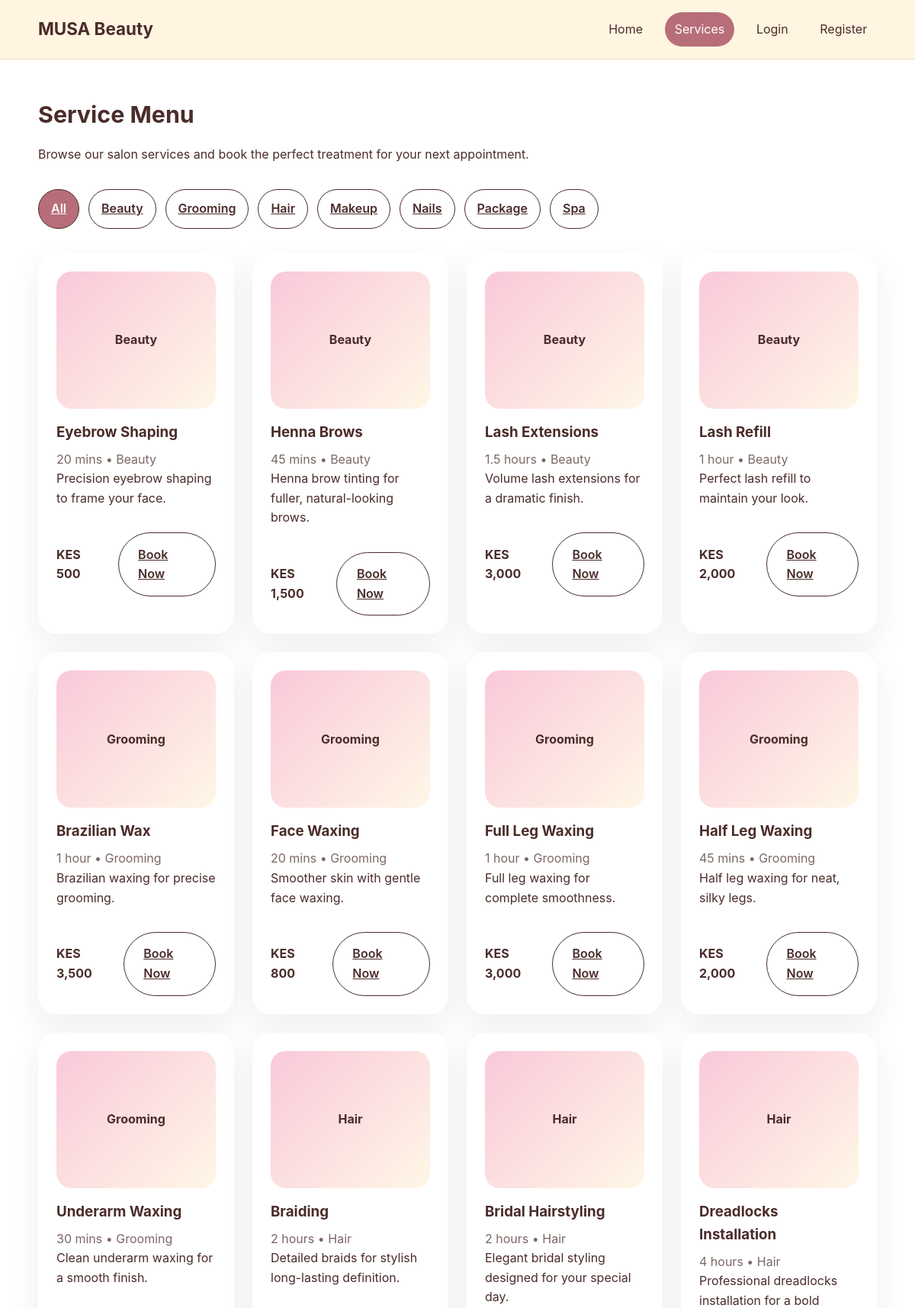
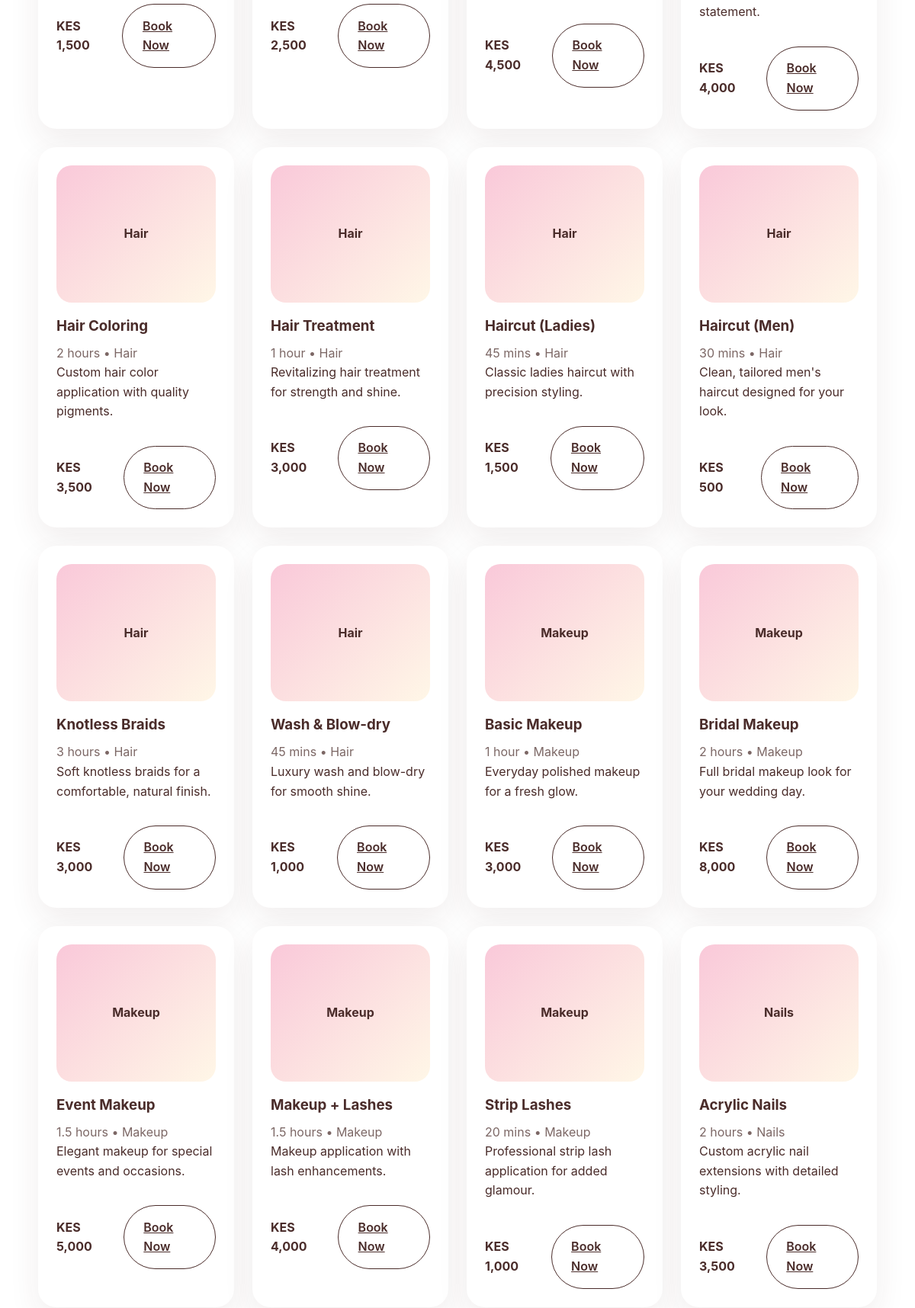
/services.php (upper part), run on the app's committed database (2 pictures, top to bottom).
### tables this page shows
CREATE TABLE IF NOT EXISTS services (
  id INT AUTO_INCREMENT PRIMARY KEY,
  name VARCHAR(150) NOT NULL,
  category VARCHAR(100) NOT NULL,
  price INT NOT NULL DEFAULT 0,
  duration VARCHAR(100) NOT NULL,
  description TEXT NOT NULL,
  image VARCHAR(255) DEFAULT NULL
);

### includes/service_functions.php (called while the page is built, shortened)
<?php
function fetchServices($pdo, $category = null) {
    $stmt = $pdo->query('SELECT * FROM services ORDER BY category, name');
    return $stmt->fetchAll();
}
function fetchServiceCategories($pdo) {
    $stmt = $pdo->query('SELECT DISTINCT category FROM services ORDER BY category');
    return $stmt->fetchAll(PDO::FETCH_COLUMN);
}

### services.php (the view, shortened to what this page needs)
<?php
require_once __DIR__ . '/includes/auth.php';
require_once __DIR__ . '/includes/service_functions.php';
$category = isset($_GET['category']) ? sanitize($_GET['category']) : '';
$services = fetchServices($pdo, $category ?: null);
$categories = fetchServiceCategories($pdo);
?>
<?php include __DIR__ . '/includes/header.php'; ?>
<section class="section section-light">
    <div class="container">
        <h1 class="section-title">Service Menu</h1>
        <p>Browse our salon services and book the perfect treatment for your next appointment.</p>
        <div class="category-filter" style="margin:2rem 0; display:flex; flex-wrap:wrap; gap:0.75rem;">
            <a href="/services.php" class="secondary-btn <?php echo $category === '' ? 'active' : ''; ?>">All</a>
            <?php foreach ($categories as $cat): ?>
                <a href="/services.php?category=<?php echo urlencode($cat); ?>" class="secondary-btn <?php echo $category === $cat ? 'active' : ''; ?>"><?php echo htmlspecialchars($cat); ?></a>
            <?php endforeach; ?>
        </div>
        <div class="services-grid card-grid">
            <?php foreach ($services as $service): ?>
                <article class="service-card card">
                    <?php if (!empty($service['image'])): ?>
                        <img src="<?php echo htmlspecialchars($service['image']); ?>" alt="<?php echo htmlspecialchars($service['name']); ?>" style="border-radius:20px; max-height:180px; object-fit:cover; width:100%;">
                    <?php else: ?>
                        <div style="height:180px; border-radius:20px; background: linear-gradient(135deg, rgba(248, 187, 208, 0.8), rgba(255, 245, 225, 0.8)); display:flex; align-items:center; justify-content:center; color: var(--deep-plum); font-weight:700;"><?php echo htmlspecialchars($service['category']); ?></div>
                    <?php endif; ?>
                    <div>
                        <h3><?php echo htmlspecialchars($service['name']); ?></h3>
                        <p class="service-meta"><?php echo htmlspecialchars($service['duration']); ?> • <?php echo htmlspecialchars($service['category']); ?></p>
                        <p><?php echo htmlspecialchars($service['description']); ?></p>
                    </div>
                    <div style="display:flex; justify-content:space-between; align-items:center; gap:1rem; margin-top:1rem;">
                        <strong>KES <?php echo number_format($service['price']); ?></strong>
                        <a href="/client/book_appointment.php?service_id=<?php echo $service['id']; ?>" class="secondary-btn">Book Now</a>
                    </div>
                </article>
            <?php endforeach; ?>
        </div>
    </div>
</section>
<?php include __DIR__ . '/includes/footer.php'; ?>

### assets/css/style.css (style rules this page uses)
:root { --soft-pink: #F8BBD0; --cream: #FFF5E1; --rose-gold: #B76E79; --deep-plum: #4A2C2A; --gold: #D4AF37; --white: #ffffff; --bg: #fcf5f2; --shadow: 0 16px 40px rgba(75, 44, 42, 0.08); }
* { box-sizing: border-box; margin: 0; padding: 0; }
body { font-family: 'Inter', system-ui, sans-serif; color: var(--deep-plum); background: var(--bg); line-height: 1.6; }
.container { width: min(1100px, calc(100% - 2rem)); margin: 0 auto; }
.primary-btn, .secondary-btn { border: none; border-radius: 999px; cursor: pointer; font-weight: 600; transition: transform 0.2s ease, box-shadow 0.2s ease; }
.secondary-btn { background: transparent; color: var(--deep-plum); border: 1px solid var(--deep-plum); padding: 0.95rem 1.6rem; }
.card-grid, .table-card, .info-grid { display: grid; gap: 1.5rem; }
.card, .table-card, .review-card, .report-card { background: #fff; border-radius: 24px; box-shadow: var(--shadow); padding: 1.5rem; }
.section-title { margin-bottom: 1rem; font-size: 1.9rem; }
.services-grid { grid-template-columns: repeat(auto-fit, minmax(240px, 1fr)); }
.service-card, .stylist-card, .review-card { display: flex; flex-direction: column; gap: 1rem; }
.service-card h3, .stylist-card h3 { margin-bottom: 0.5rem; }
.service-meta, .stylist-meta { color: rgba(74, 44, 42, 0.72); }
.category-filter a { padding: 0.75rem 1rem; border-radius: 999px; }
.category-filter a.active { background: var(--rose-gold); color: #fff; }
.section { padding: 3rem 0; }
.section-light { background: #fff; }

### data on the page
services: category "Beauty", name "Eyebrow Shaping", duration "20 mins", description "Precision eyebrow shaping to frame your face.", price "500"
services: category "Beauty", name "Henna Brows", duration "45 mins", description "Henna brow tinting for fuller, natural-looking brows.", price "1,500"
services: category "Beauty", name "Lash Extensions", duration "1.5 hours", description "Volume lash extensions for a dramatic finish.", price "3,000"
services: category "Beauty", name "Lash Refill", duration "1 hour", description "Perfect lash refill to maintain your look.", price "2,000"
services: category "Grooming", name "Brazilian Wax", duration "1 hour", description "Brazilian waxing for precise grooming.", price "3,500"
services: category "Grooming", name "Face Waxing", duration "20 mins", description "Smoother skin with gentle face waxing.", price "800"
services: category "Grooming", name "Full Leg Waxing", duration "1 hour", description "Full leg waxing for complete smoothness.", price "3,000"
services: category "Grooming", name "Half Leg Waxing", duration "45 mins", description "Half leg waxing for neat, silky legs.", price "2,000"
services: category "Grooming", name "Underarm Waxing", duration "30 mins", description "Clean underarm waxing for a smooth finish.", price "1,500"
services: category "Hair", name "Braiding", duration "2 hours", description "Detailed braids for stylish long-lasting definition.", price "2,500"
services: category "Hair", name "Bridal Hairstyling", duration "2 hours", description "Elegant bridal styling designed for your special day.", price "4,500"
services: category "Hair", name "Dreadlocks Installation", duration "4 hours", description "Professional dreadlocks installation for a bold statement.", price "4,000"
services: category "Hair", name "Hair Coloring", duration "2 hours", description "Custom hair color application with quality pigments.", price "3,500"
services: category "Hair", name "Hair Treatment", duration "1 hour", description "Revitalizing hair treatment for strength and shine.", price "3,000"
services: category "Hair", name "Haircut (Ladies)", duration "45 mins", description "Classic ladies haircut with precision styling.", price "1,500"
services: category "Hair", name "Haircut (Men)", duration "30 mins", description "Clean, tailored men's haircut designed for your look.", price "500"
services: category "Hair", name "Knotless Braids", duration "3 hours", description "Soft knotless braids for a comfortable, natural finish.", price "3,000"
services: category "Hair", name "Wash & Blow-dry", duration "45 mins", description "Luxury wash and blow-dry for smooth shine.", price "1,000"
services: category "Makeup", name "Basic Makeup", duration "1 hour", description "Everyday polished makeup for a fresh glow.", price "3,000"
services: category "Makeup", name "Bridal Makeup", duration "2 hours", description "Full bridal makeup look for your wedding day.", price "8,000"
services: category "Makeup", name "Event Makeup", duration "1.5 hours", description "Elegant makeup for special events and occasions.", price "5,000"
services: category "Makeup", name "Makeup + Lashes", duration "1.5 hours", description "Makeup application with lash enhancements.", price "4,000"
services: category "Makeup", name "Strip Lashes", duration "20 mins", description "Professional strip lash application for added glamour.", price "1,000"
services: category "Nails", name "Acrylic Nails", duration "2 hours", description "Custom acrylic nail extensions with detailed styling.", price "3,500"

### other printed values
$cat "Beauty"
$cat "Grooming"
$cat "Hair"
$cat "Makeup"
$cat "Nails"
$cat "Package"
$cat "Spa"
